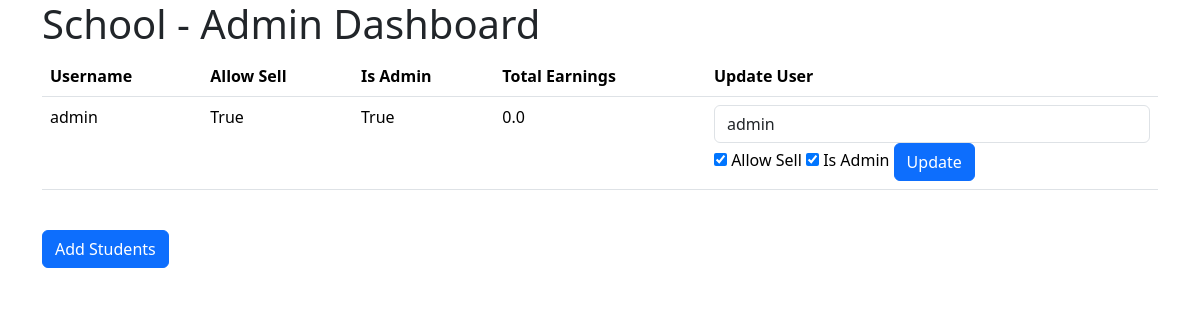
Screenshot of /admin_dashboard (signed in) with the database file from the repository.
### main.py (models this page shows)
class User(db.Model):
    id = db.Column(db.Integer, primary_key=True)
    username = db.Column(db.String(100), unique=True)
    password = db.Column(db.String(128))
    allow_sell = db.Column(db.Boolean, default=False)
    isAdmin = db.Column(db.Boolean, default=False)
    total_earnings = db.Column(db.Float, default=0.0)

### main.py (the view)
@app.route('/admin_dashboard', methods=['GET', 'POST'])
def admin_dashboard():
    if not check_permissions(['isAdmin']):
        return redirect(url_for('login',
                                error="You do not have permission to access the admin dashboard. Please login as an admin."))
    users = User.query.all()
    return render_template('admin_dashboard.html', app_name=app_name, users=users)

### main.py (called while the page is built)
def check_permissions(required_permissions):
    if 'username' not in session:
        return False
    session_user = db.session.get(User, session['user_id'])
    for permission in required_permissions:
        if not getattr(session_user, permission):
            return False
    return True

### templates/admin_dashboard.html (shortened to what this page needs)
<!DOCTYPE html>
<html lang="en">
<head>
    <link rel="stylesheet" href="/static/bootstrap-5.3.3-dist/css/bootstrap.min.css">
</head>
<body>
    <div class="container">
        <h1>{{ app_name }} - Admin Dashboard</h1>
        <table class="table">
            <thead>
                <tr>
                    <th scope="col">Username</th>
                    <th scope="col">Allow Sell</th>
                    <th scope="col">Is Admin</th>
                    <th scope="col">Total Earnings</th>
                    <th scope="col">Update User</th>
                </tr>
            </thead>
            <tbody>
                {% for user in users %}
                <tr>
                    <td>{{ user.username }}</td>
                    <td>{{ user.allow_sell }}</td>
                    <td>{{ user.isAdmin }}</td>
                    <td>{{ user.total_earnings }}</td>
                    <td>
                        <form method="post" action="/update_user">
                            <input type="text" name="username" id="username" value="{{ user.username }}" class="form-control">
                            <input type="checkbox" name="allow_sell" id="allow_sell" {% if user.allow_sell %}checked{% endif %}>
                            <label for="allow_sell">Allow Sell</label>
                            <input type="checkbox" name="isAdmin" id="isAdmin" {% if user.isAdmin %}checked{% endif %}>
                            <label for="isAdmin">Is Admin</label>
                            <button type="submit" class="btn btn-primary">Update</button>
                        </form>
                    </td>
                </tr>
                {% endfor %}
            </tbody>
        </table> <br>
        <a href="/student" class="btn btn-primary">Add Students</a>
    </div>
</body>
</html>

### rows the page displays
User: username "admin", allow_sell "True", isAdmin "True", total_earnings "0.0", allow_sell "☑", isAdmin "☑"
